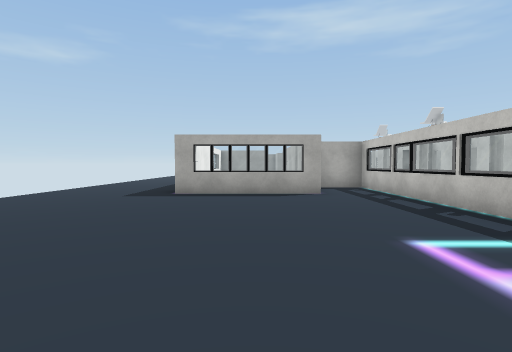
[1] (above)

18 first-person views from a walk through a Unity game level. The camera is 1.3 m above the floor, tilts 2° down and sees 80° across. The floor is counted in squares, 2 m on a side. Each view is taken from the middle of a square. On the plan, view 1 faces up. The plan holds only what a view shows up to about 10 squares ahead; the rest is blank. The place goes on beyond the plan. The player character is not drawn. Door leaves are left out, so doorways stand open. Some surface patterns are stand-ins.

[2]
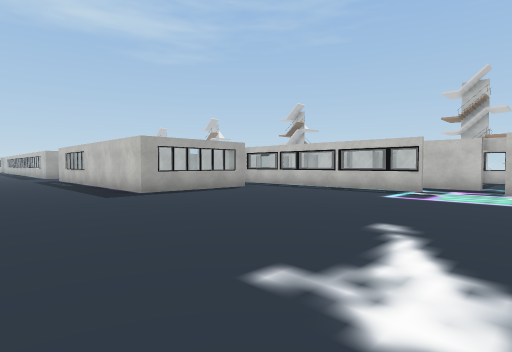

[3]
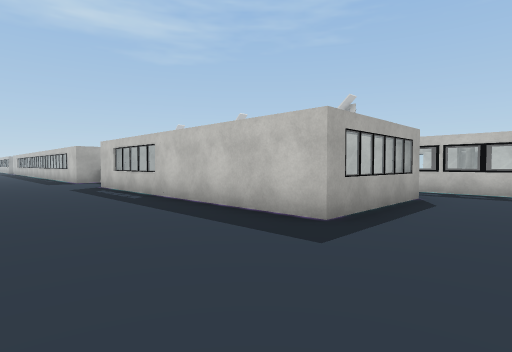

[4]
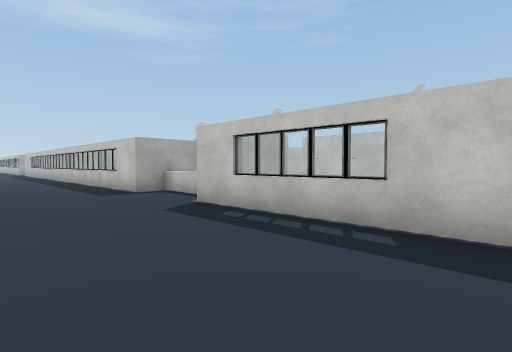

[5]
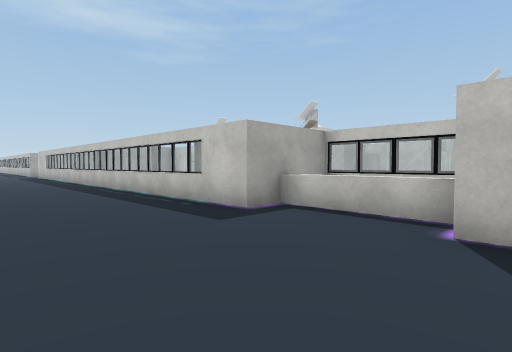

[6]
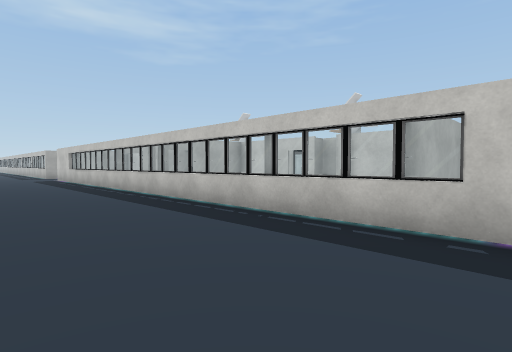

[7]
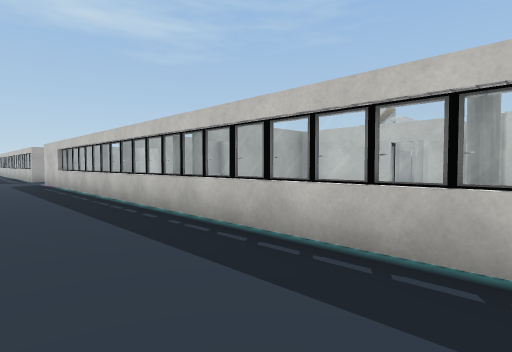

[8]
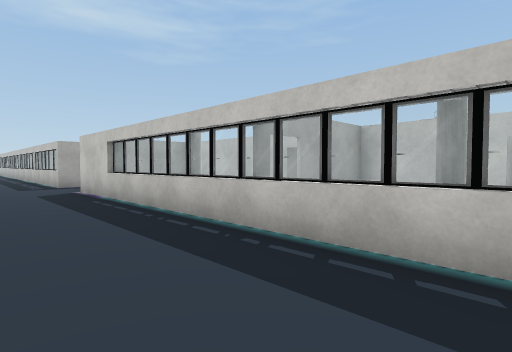

[9]
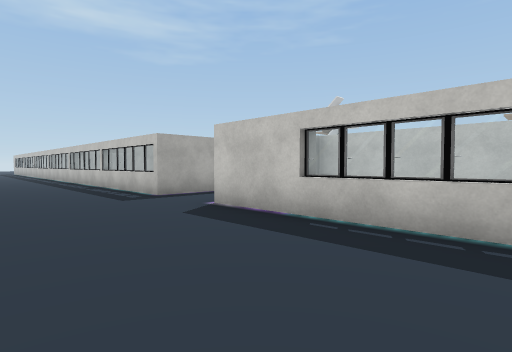

[10]
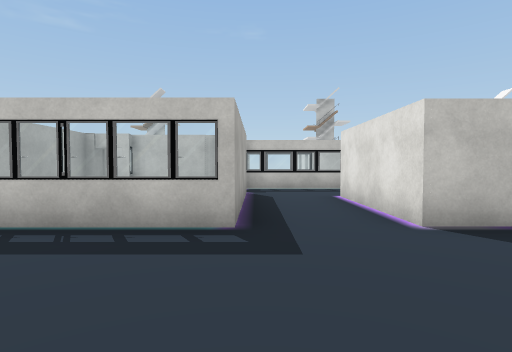

[11]
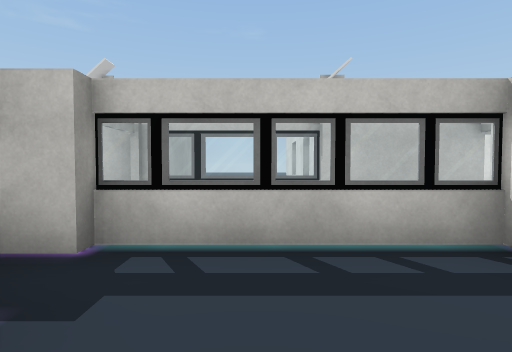

[12]
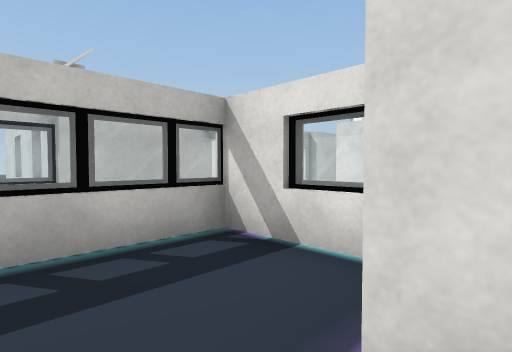

[13]
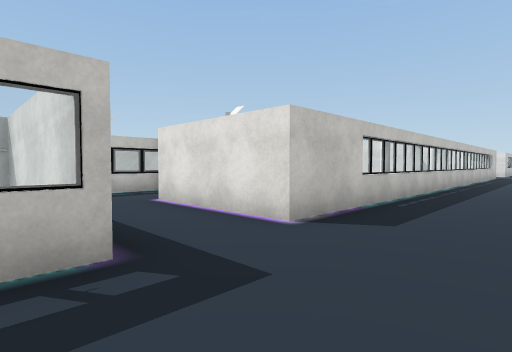

[14]
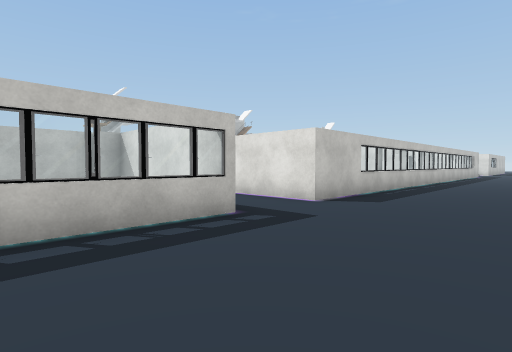

[15]
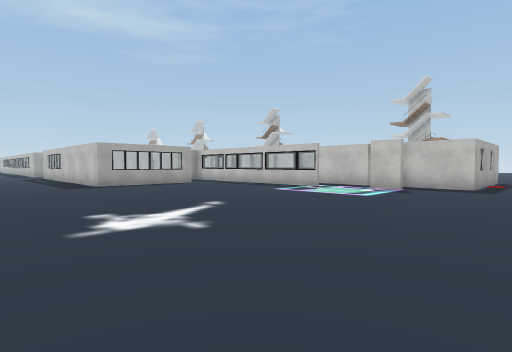

[16]
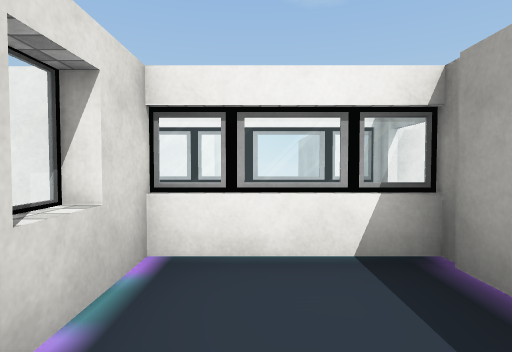

[17]
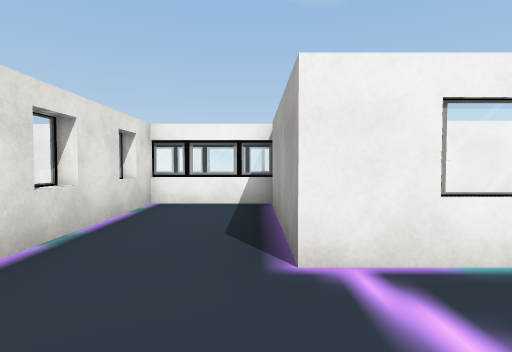

[18]
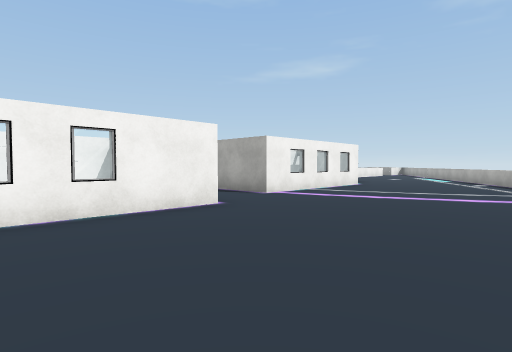

### Floor plan
Points are (right, up) in squares from view 1. A wall is a line through its corners. A room is listed if a view was taken in it or the views show most of it. See-through windows are left out.
Room 1 (views 1, 2, 3, 4, 5, 6, 7, 8, 9, 10, 11, 12, 13, 14, 15)
walls: (-1.8, 13.4) (-1.8, 14.8); (-1.4, 7) (-1.8, 7) (-1.8, 10.5); (1.2, 7.4) (1.2, 9.1); (-0.4, 17.4) (-1.8, 17.4) (-1.8, 18.5); (3.2, 8.4) (3.2, 9) (1.9, 9); (4.6, 6.9) (4.6, 7.6); (4.6, 4.2) (4.6, 6.4); (4.6, 1.4) (4.6, 3.6); (4.6, -0.6) (4.6, 0.4); (1.2, 27.5) (-0.6, 27.5); (-1.4, 31.4) (-1.8, 31.4) (-1.8, 33.2) (1.4, 33.2) (1.4, 32.1); (2, 35.3) (-1.8, 35.3) (-1.8, 35.4) (1.7, 35.4)
low walls: (-1.1, 14.7) (-1, 17.5)
ways out: opening at (8.5, -2.5) to room 3; open door at (5, 4) to room 3; open door at (5, 7) to room 3; opening at (-1.5, 16); opening at (4, 9); open door at (-1, 25); open door at (-1, 28); open door at (1, 25); open door at (5, 1)
objects: other object (-2, 11); other object (-2, 12); other object (-2, 13); other object (-2, 19); other object (-2, 20); other object (-2, 21); other object (-2, 22); other object (-2, 23); other object (-2, 24); other object (-2, 25); other object (-2, 26); other object (-2, 27); other object (-2, 28); other object (-2, 29); other object (-2, 30); other object (-2, 31); other object (-2, 36); other object (-2, 37); other object (-2, 38); other object (-1, 7); cylinder (-1, 21); cylinder (-1, 26); cylinder (-1, 29); other object (0, 7); other object (1, 7); other object (3, 3); other object (3, 4); other object (3, 5) to (3, 6); other object (3, 7); other object (3, 8); cylinder (4, 5); cylinder (4, 6) to (4, 7); other object (4, 9); other object (5, -1); other object (6, -1)
Room 2 (view 16)
walls: (7.5, 33.2) (8.9, 33.2); (4.6, 31.2) (4.6, 32.6); (8.1, 35.3) (5.4, 35.3)
ways out: opening at (8, 34) to room 3; open door at (4.5, 31)
objects: other object (4, 33); other object (4, 34); other object (4, 35); other object (5, 33); other object (5, 34); other object (5, 35); other object (6, 33); other object (7, 33)
Room 3 (views 17, 18)
walls: (8.9, 33.2) (8.9, 31.4); (8.1, 37.5) (8.1, 35.3)
ways out: opening at (8.5, -2.5) to room 1; open door at (5, 4) to room 1; open door at (5, 7) to room 1; opening at (8, 34) to room 2; open door at (5.3, 16.8)
objects: other object (8, 38); other object (9, 31); other object (10, 31)

Where each view was taken, in squares from view 1:
view 1: 0 up, 0 right, facing up
view 2: 0 up, 5 left, facing up-right
view 3: 5 up, 5 left, facing up-right
view 4: 10 up, 5 left, facing up-right
view 5: 14 up, 5 left, facing up-right
view 6: 18 up, 5 left, facing up-right
view 7: 21 up, 4 left, facing up-right
view 8: 25 up, 4 left, facing up-right
view 9: 29 up, 5 left, facing up-right
view 10: 35 up, 5 left, facing right
view 11: 34 up, 1 right, facing right
view 12: 34 up, 1 right, facing down-right
view 13: 36 up, 4 left, facing down-right
view 14: 38 up, 5 left, facing down-right
view 15: 3 down, 5 left, facing up-right
view 16: 34 up, 7 right, facing left
view 17: 35 up, 10 right, facing left
view 18: 30 up, 13 right, facing up-left
